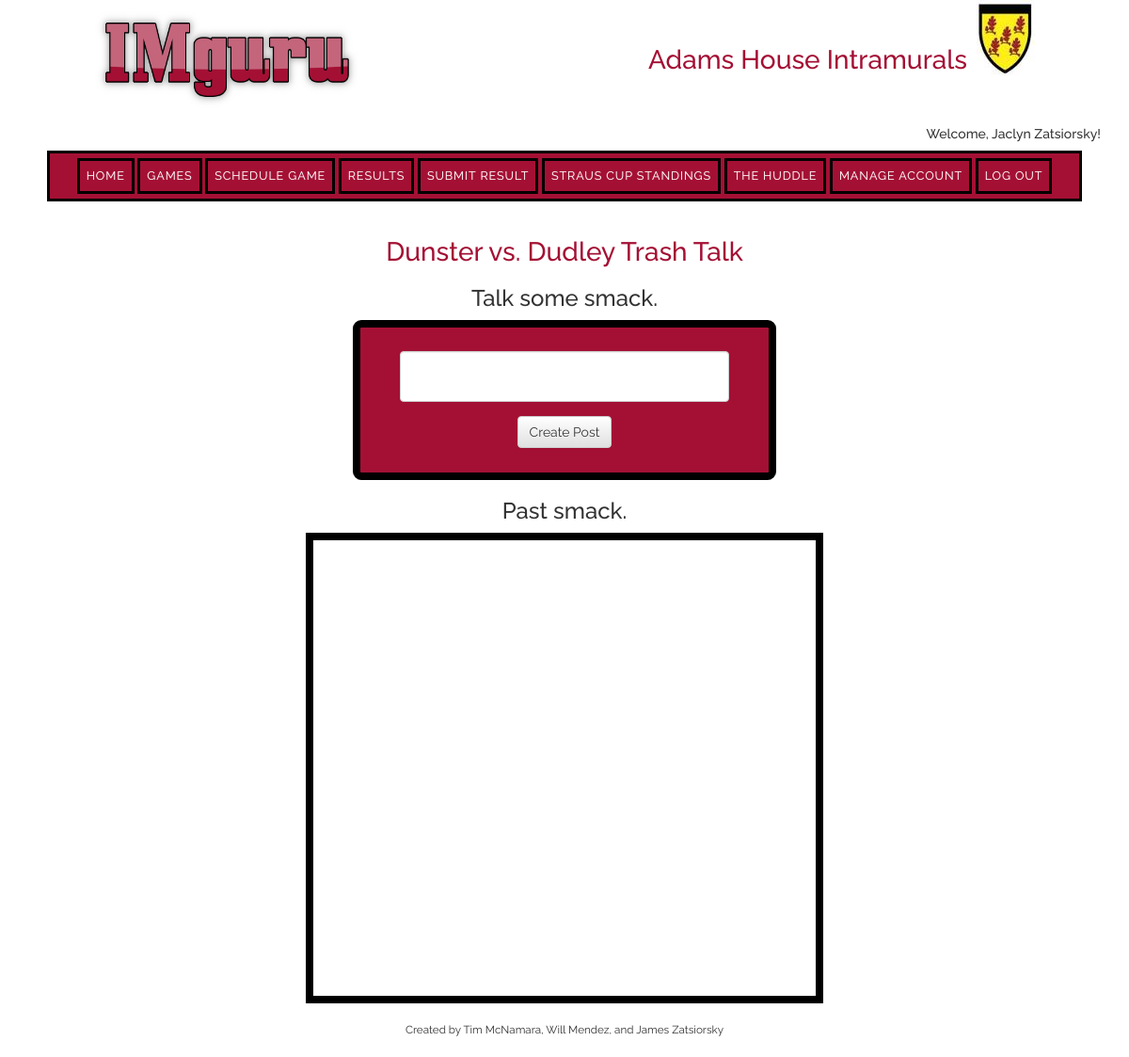
Page /trashtalk.php?gameid=3 (signed in) on the earlier database version.
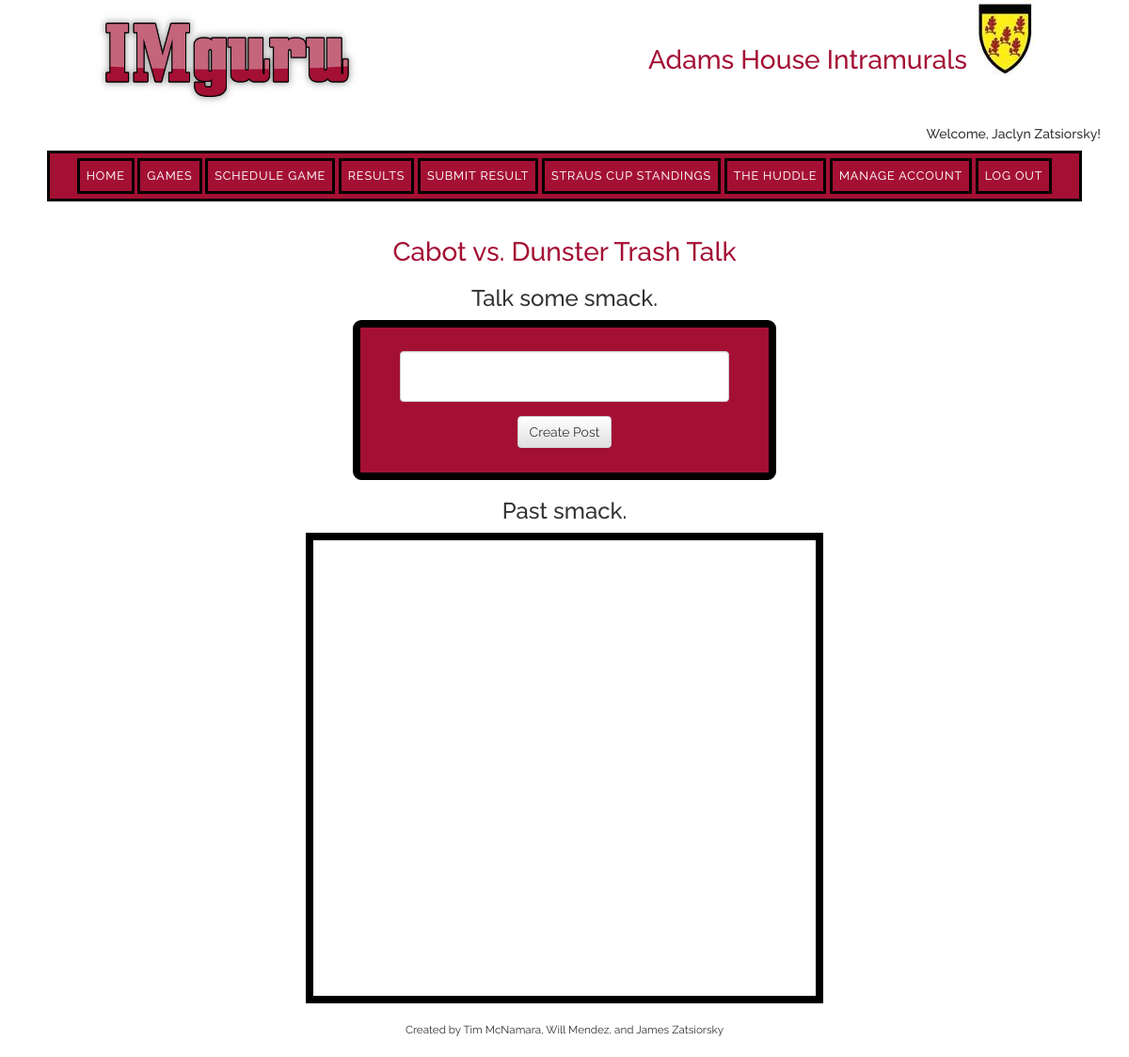
Same page on the later database version.
### tables this page shows
CREATE TABLE `games` (
  `gameid` int(5) unsigned NOT NULL AUTO_INCREMENT,
  `sport` varchar(20) NOT NULL,
  `date` date NOT NULL,
  `time` time NOT NULL,
  `location` varchar(20) NOT NULL,
  `details` varchar(100) DEFAULT NULL,
  `team1` varchar(15) NOT NULL,
  `team2` varchar(15) NOT NULL,
  `team1score` int(5) unsigned NOT NULL,
  `team2score` int(5) unsigned NOT NULL,
  `result` tinyint(1) NOT NULL DEFAULT '0',
  PRIMARY KEY (`gameid`),
  UNIQUE KEY `team1` (`team1`,`team2`,`sport`,`date`,`time`)
);

### templates/trashtalk_form.php (the view, shortened to what this page needs)
<?php include 'navigation.php';?>
<form>
	<h1> <?= $teams[0]["team1"] ?> vs. <?= $teams[0]["team2"] ?> Trash Talk </h1>
	<div class="trash-create">
		<h3> Talk some smack.</h3>
		<div class="chat">
			<fieldset>
				<div class="form-group">
				   <textarea class="form-control" rows="2" style="resize:none; width:85%;text-align:left;" name="message" id="msg"></textarea>
				</div>
				<div class="form-group">
					<button type="button" class="btn btn-default" id="create" onclick="createPost();">Create Post</button>
				</div>
			</fieldset>
		</div>
	</div>
	<div class="trash-posts">
		<h3>Past smack.</h3>
		<div id="past_posts">
		</div>
	</div>
</form>

Differences in the rows shown:
changed games "Dunster": team1 "Dunster" → "Cabot"; team2 "Dudley" → "Dunster"
